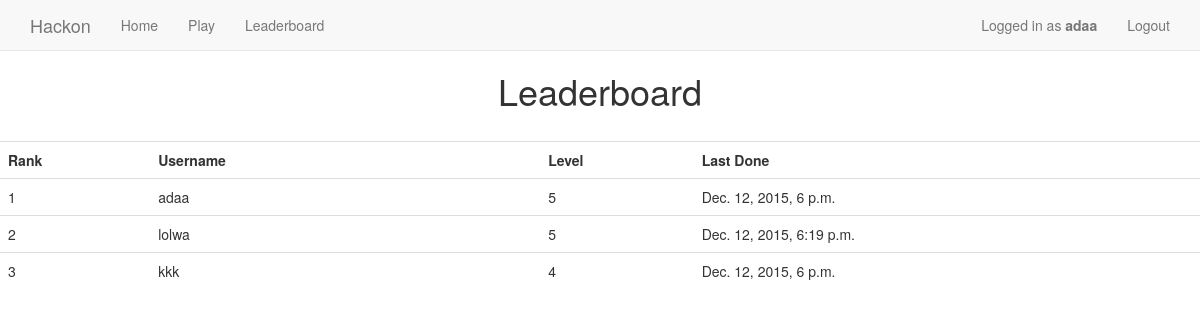
Page /leaderboard/ (signed in) on the committed database.
### newsletter/models.py (models this page shows, shortened)
class UserProfile(models.Model):
	user=models.OneToOneField(User, related_name='profile')
	current_level=models.IntegerField(default=1)
	time=models.DateTimeField(auto_now_add=False,auto_now=True)

### newsletter/views.py (the view)
# urls.py: url(r'^leaderboard/', 'newsletter.views.display_leaderboard'),
@login_required
def display_leaderboard(request):
    users = UserProfile.objects.all().order_by('-current_level')
    return render(request, 'hackon_leaderboard.html', {'users': users})

### templates/hackon_leaderboard.html (shortened to what this page needs)
{% extends 'base.html' %}
{% block content %}
        <h1 align="center">Leaderboard</h1><br>
        <div class="span8 centering">
            <table class="table table-hover table-responsive">
                <tr><th>Rank</th><th>Username &nbsp;&nbsp;&nbsp;&nbsp;&nbsp;&nbsp;&nbsp;&nbsp;&nbsp;&nbsp;&nbsp; </th><th>Level</th><th>Last Done</th></tr>
                {% for user in users %}
                    <tr><td>{{ forloop.counter }}</td><td>{{ user.user.username }}</td><td>{{ user.current_level }}</td><td>{{ user.time }}</td></tr>
                {% endfor %}
            </table>
            </div>
{% endblock %}

### templates/base.html (shortened to what this page needs)
{% load staticfiles %}
<!DOCTYPE html>
<html lang="en">
  <head>
    <link href="{% static 'css/bootstrap.min.css' %}" rel="stylesheet">
    <link href="{% static 'css/navbar-static-top.css' %}" rel="stylesheet">
  </head>
  <body>
    {% include 'navbar.html' %}
    {% block content %}
    {% endblock%}
  </body>
</html>

### templates/navbar.html (shortened to what this page needs)
    <nav class="navbar navbar-default navbar-static-top">
      <div class="container">
        <div class="navbar-header">
          <a class="navbar-brand" href="/">Hackon</a>
        </div>
        <div id="navbar" class="navbar-collapse collapse">
          <ul class="nav navbar-nav">
            <li><a href="/">Home</a></li>
            <li><a href="/level/1">Play</a></li>
            <li><a href="/leaderboard">Leaderboard</a></li>
          </ul>
          <ul class="nav navbar-nav navbar-right">
          {% if request.user.is_authenticated %}
          <li><p class="navbar-text">Logged in as <b>{{ user.username }}</b></p><li>
            <li><a href="{% url 'auth_logout' %}">Logout</a></li>
            {% else %}
            <li><a href="{% url 'registration_register' %}">Register</a></li>
            {% endif %}
          </ul>
        </div>
      </div>
    </nav>

### static_in_pro/our_static/css/navbar-static-top.css (style rules this page uses)
body { min-height: 2000px; }
.navbar-static-top { margin-bottom: 19px; }

### rows in the picture
UserProfile: user.username "adaa", current_level "5", time "Dec. 12, 2015, 6 p.m."
UserProfile: user.username "lolwa", current_level "5", time "Dec. 12, 2015, 6:19 p.m."
UserProfile: user.username "kkk", current_level "4", time "Dec. 12, 2015, 6 p.m."

### other values in the picture
{{ user.username }} "adaa"
